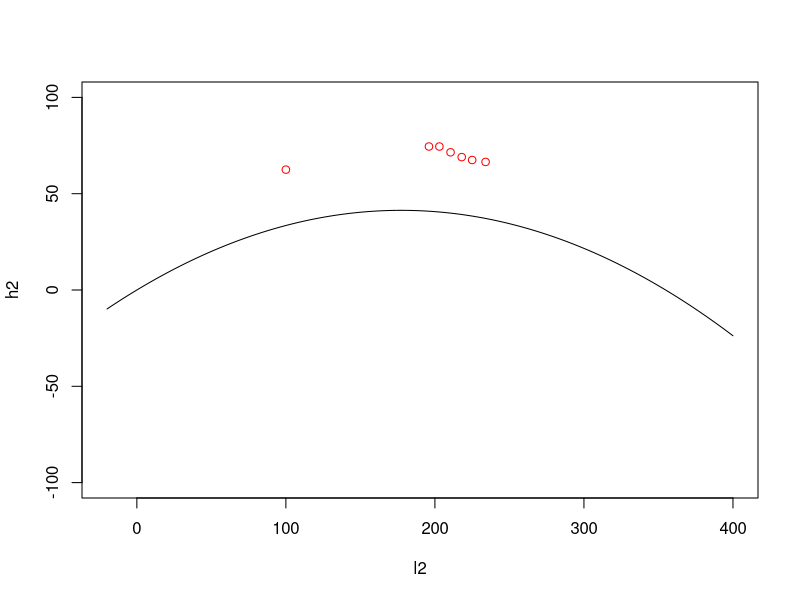
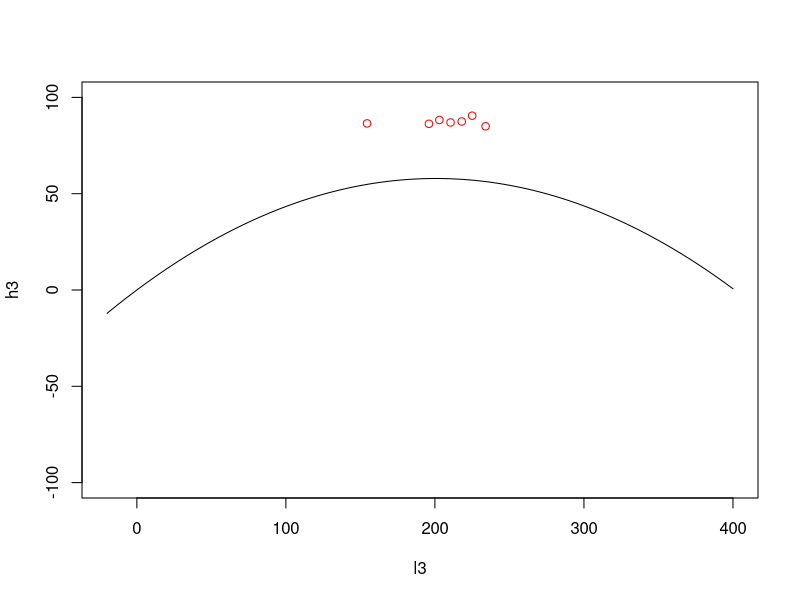

These charts were generated, in order, by the following R code:
mydata <- read.csv("a.csv")

v = function(x, y){ sqrt((-9.82*x^2)/(2*y)) }

vværdier = v(mydata$l, -mydata$h)
rv = vværdier[!is.na(vværdier)]
vværdi = sum(rv)/5
vværdi

kast = function(a, x){ 
    (((-9.82)/(2*vværdi^2*cos(a)^2))*x^2)+(tan(a)*x)
}

l2 <- mydata$l2
h2 <- mydata$h2
l3 <- mydata$l3
h3 <- mydata$h3

v2 = mydata$v2/180*pi
v3 = mydata$v3/180*pi

l = seq(-20, 400, by=0.5)

h2r = kast(v2, l)
h3r = kast(v3, l)

mydata$v3
l2
l3

plot(l2, h2, ylim = c(-100, 100), xlim = c(-20, 400), col="#FF0000")
lines(l, h2r)

plot(l3, h3, ylim = c(-100, 100), xlim = c(-20, 400), col="#FF0000")
lines(l, h3r)
